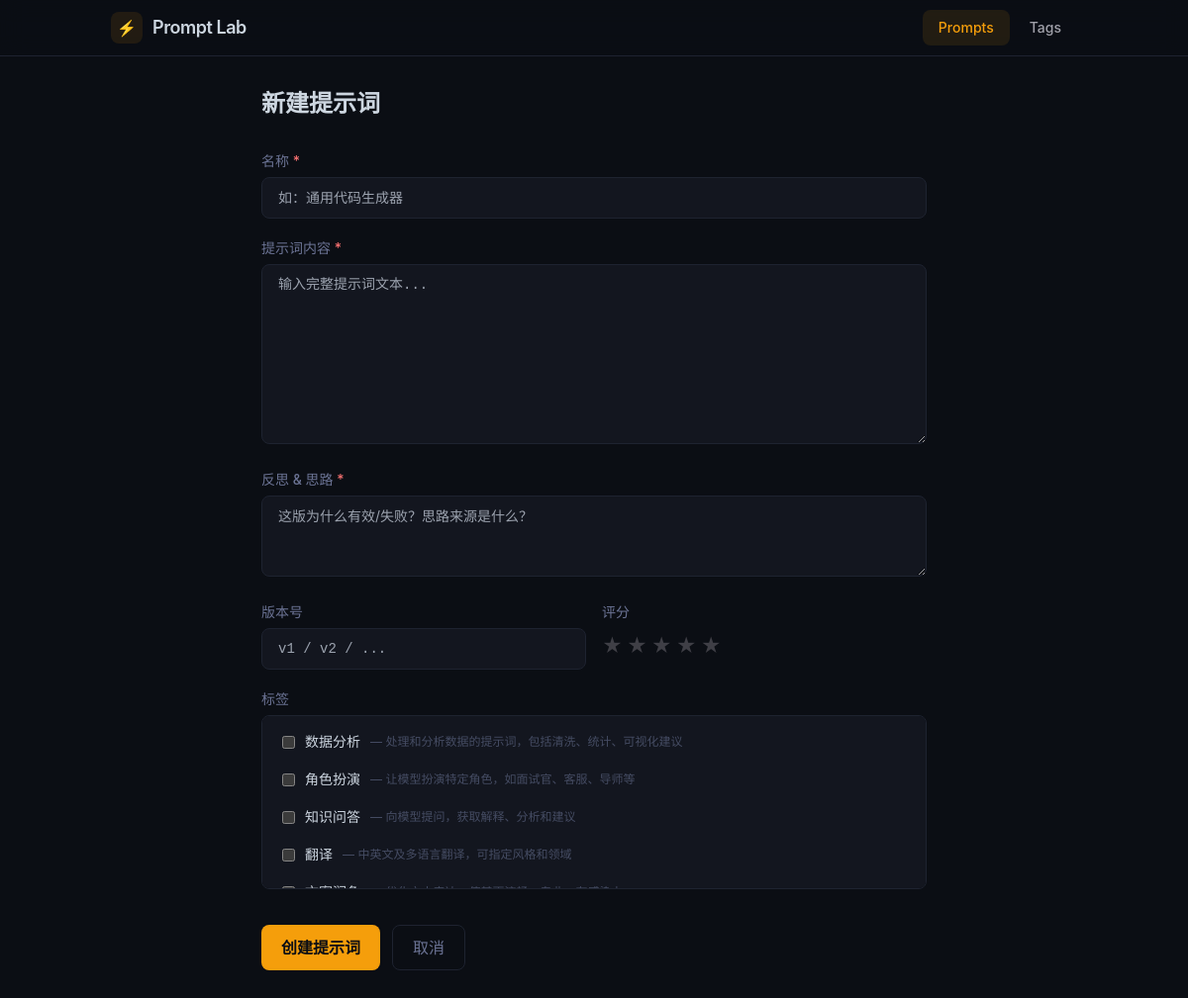
The app's page /prompts/new/ with its own data.
### prompts/models.py (models this page shows, shortened)
class Tag(models.Model):
    title = models.CharField(max_length=100, validators=[validate_not_blank])
    notes = models.TextField(validators=[validate_not_blank])
    created_at = models.DateTimeField(auto_now_add=True)
    updated_at = models.DateTimeField(auto_now=True)
    class Meta:
        ordering = ["-updated_at"]

### prompts/views.py (the view)
# urls.py: path("prompts/new/", views.prompt_create, name="prompt_create"),
def prompt_create(request):
    if request.method == "POST":
        form = PromptForm(request.POST)
        if form.is_valid():
            prompt = form.save()
            return redirect("prompt_detail", pk=prompt.pk)
    else:
        form = PromptForm()
    return render(request, "prompts/prompt_form.html", {"form": form, "tags": Tag.objects.all(), "is_edit": False})

### prompts/forms.py (shortened to what this page needs)
class PromptForm(forms.ModelForm):
    class Meta:
        model = Prompt
        fields = ["title", "content", "notes", "tags", "version", "rating"]
        widgets = {
            "tags": forms.CheckboxSelectMultiple(),
        }

### prompts/templates/prompts/prompt_form.html (shortened to what this page needs)
{% extends "prompts/base.html" %}
{% block content %}
<div class="mx-auto max-w-2xl">
  <h2 class="mb-8 text-2xl font-bold">{% if is_edit %}编辑提示词{% else %}新建提示词{% endif %}</h2>
  <form method="POST" class="space-y-5" novalidate>
    <div>
      <label for="id_title" class="mb-1.5 block text-sm font-medium text-text-muted">名称 <span class="text-danger">*</span></label>
      <input type="text" name="title" id="id_title" maxlength="100" required
             value="{{ form.title.value|default:'' }}"
             placeholder="如：通用代码生成器"
             class="w-full px-4 py-2.5 text-sm">
    </div>
    <div>
      <label for="id_content" class="mb-1.5 block text-sm font-medium text-text-muted">提示词内容 <span class="text-danger">*</span></label>
      <textarea name="content" id="id_content" required rows="8"
                placeholder="输入完整提示词文本..."
                class="w-full px-4 py-2.5 font-mono text-sm resize-y">{{ form.content.value|default:'' }}</textarea>
    </div>
    <div>
      <label for="id_notes" class="mb-1.5 block text-sm font-medium text-text-muted">反思 & 思路 <span class="text-danger">*</span></label>
      <textarea name="notes" id="id_notes" required rows="3"
                placeholder="这版为什么有效/失败？思路来源是什么？"
                class="w-full px-4 py-2.5 text-sm resize-y">{{ form.notes.value|default:'' }}</textarea>
    </div>
    <div class="grid grid-cols-2 gap-4">
      <div>
        <label for="id_version" class="mb-1.5 block text-sm font-medium text-text-muted">版本号</label>
        <input type="text" name="version" id="id_version" maxlength="50"
               value="{{ form.version.value|default:'' }}"
               placeholder="v1 / v2 / ..."
               class="w-full px-4 py-2.5 font-mono text-sm">
      </div>
      <div>
        <label class="mb-1.5 block text-sm font-medium text-text-muted">评分</label>
        <div class="flex items-center gap-1 pt-1">
          {% for i in "12345"|make_list %}
            <button type="button" onclick="document.getElementById('id_rating').value='{{ forloop.counter }}'; this.parentElement.querySelectorAll('span').forEach((s,idx)=>{ s.textContent = idx < {{ forloop.counter }} ? '★' : '☆' })" class="text-xl">
              <span class="{% if form.rating.value and forloop.counter <= form.rating.value|add:0 %}text-amber-400{% else %}text-zinc-700{% endif %}">★</span>
            </button>
          {% endfor %}
        </div>
      </div>
    </div>
    <div>
      <span class="mb-1.5 block text-sm font-medium text-text-muted">标签</span>
      <div class="max-h-44 space-y-0.5 overflow-y-auto rounded-lg border border-border bg-surface p-2">
        {% for tag in tags %}
          <label class="flex cursor-pointer items-center gap-2.5 rounded-md px-3 py-2 text-sm hover:bg-white/[0.04]">
            <input type="checkbox" name="tags" value="{{ tag.pk }}"
                   class="accent-amber-400">
            <span class="font-medium">{{ tag.title }}</span>
            <span class="truncate text-xs text-text-dim">— {{ tag.notes }}</span>
          </label>
        {% empty %}
          <p class="py-3 text-center text-xs text-text-dim">暂无标签</p>
        {% endfor %}
      </div>
    </div>
    <div class="flex gap-3 pt-4">
      <button type="submit" class="btn-primary">{% if is_edit %}保存修改{% else %}创建提示词{% endif %}</button>
      <a href="{% if is_edit %}{% url 'prompt_detail' prompt.pk %}{% else %}{% url 'prompt_list' %}{% endif %}" class="btn-ghost border border-border">取消</a>
    </div>
  </form>
</div>
{% endblock %}

### prompts/templates/prompts/base.html (style rules this page uses)
body { background-color: #0b0e14; color: #cdd6e0; font-family: 'Inter', system-ui, -apple-system, sans-serif; }
input, textarea, select { background: #13161f; border: 1px solid #1e2330; color: #cdd6e0; border-radius: 0.5rem; }
.btn-primary { background: #f59e0b; color: #0b0e14; font-weight: 600; border-radius: 0.5rem; padding: 0.625rem 1.25rem; }
.btn-ghost { color: #6b7394; border-radius: 0.5rem; padding: 0.625rem 1.25rem; }

### records on screen
Tag: title "数据分析", notes "处理和分析数据的提示词，包括清洗、统计、可视化建议"
Tag: title "角色扮演", notes "让模型扮演特定角色，如面试官、客服、导师等"
Tag: title "知识问答", notes "向模型提问，获取解释、分析和建议"
Tag: title "翻译", notes "中英文及多语言翻译，可指定风格和领域"
